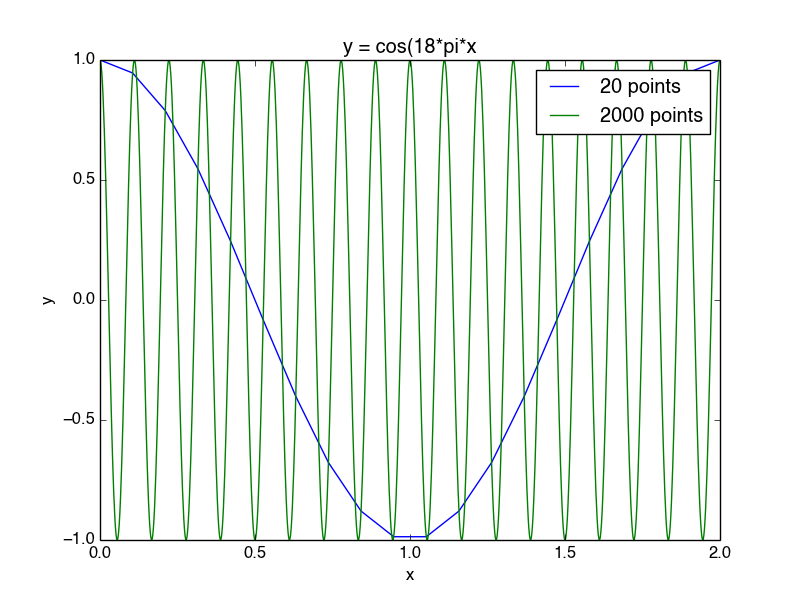

The Python source for this figure:
# Exercise 5.18
import numpy as np
import matplotlib.pyplot as plt

x = np.linspace(0, 2, 20)
y = np.cos(18 * np.pi * x)
plt.plot(x, y)

x = np.linspace(0, 2, 1000)
y = np.cos(18 * np.pi * x)
plt.plot(x, y)
plt.xlabel('x')
plt.ylabel('y')
plt.legend(['20 points','2000 points'])
plt.title('y = cos(18*pi*x')
plt.show()
